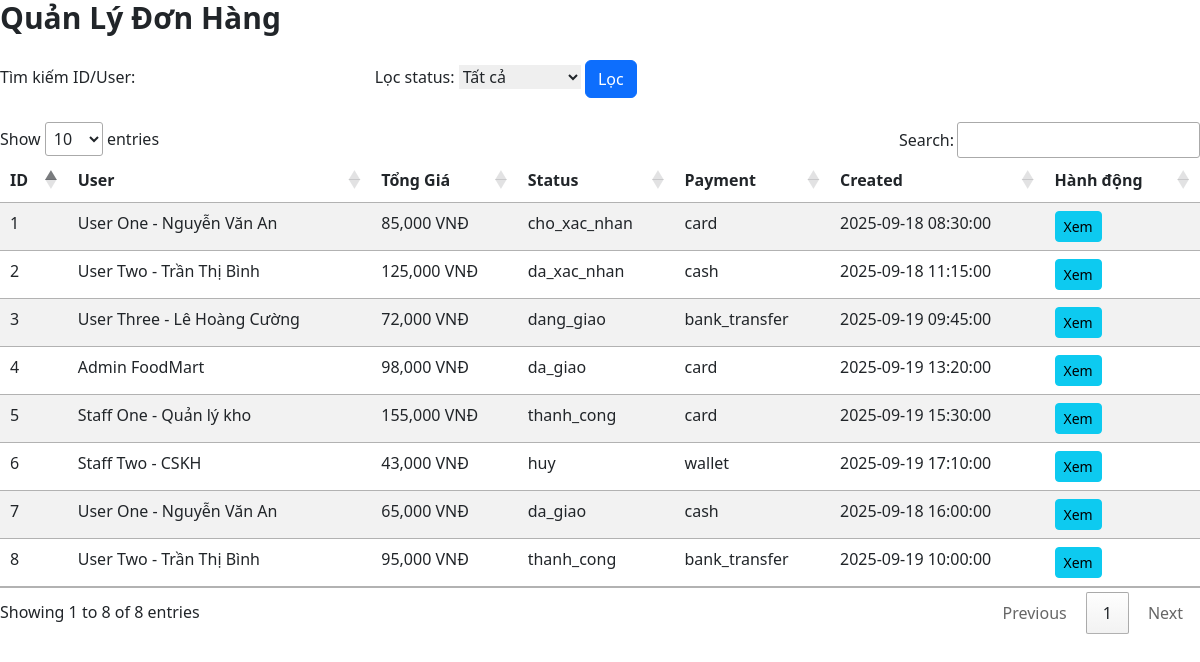
Page /admin/index.php?controller=order&action=list (signed in) on the committed database.
### tables this page shows
CREATE TABLE orders (
    id INT AUTO_INCREMENT PRIMARY KEY,
    user_id INT NULL,
    total_price DECIMAL(10,2) NOT NULL DEFAULT 0,
    shipping_fee DECIMAL(10,2) DEFAULT 0,
    discount DECIMAL(10,2) DEFAULT 0,
    status ENUM('cho_xac_nhan','da_xac_nhan','dang_giao','da_giao','thanh_cong','huy') DEFAULT 'cho_xac_nhan',
    payment_method ENUM('cash','card','bank_transfer','wallet') DEFAULT 'cash',
    payment_status ENUM('pending','completed','failed') DEFAULT 'pending',
    shipping_address TEXT NULL,
    note TEXT NULL,
    created_at TIMESTAMP DEFAULT CURRENT_TIMESTAMP,
    updated_at TIMESTAMP DEFAULT CURRENT_TIMESTAMP ON UPDATE CURRENT_TIMESTAMP,
    
     
    CONSTRAINT fk_orders_users 
        FOREIGN KEY (user_id) REFERENCES users(id) 
        ON DELETE SET NULL ON UPDATE CASCADE,
    
     
    INDEX idx_orders_user_id (user_id),
    INDEX idx_orders_status (status),
    INDEX idx_orders_payment_status (payment_status),
    INDEX idx_orders_created_at (created_at)
);

CREATE TABLE users (
    id INT AUTO_INCREMENT PRIMARY KEY,
    name VARCHAR(100) NOT NULL,
    email VARCHAR(150) NOT NULL UNIQUE,
    password VARCHAR(255) NOT NULL,
    role ENUM('user','admin','staff') DEFAULT 'user',
    phone VARCHAR(15) NULL,
    address TEXT NULL,
    status TINYINT(1) DEFAULT 1 COMMENT '1=active, 0=inactive',
    created_at TIMESTAMP DEFAULT CURRENT_TIMESTAMP,
    
     
    INDEX idx_users_role (role),
    INDEX idx_users_status (status),
    INDEX idx_users_email (email)
);

### admin/controllers/OrderController.php (called while the page is built, shortened)
<?php
require_once 'models/OrderModel.php';
class OrderController {
    private $model;
    public function __construct() {
        $this->model = new OrderModel();
    }
    public function list() {
        $keyword = $_GET['keyword'] ?? '';
        $status = $_GET['status'] ?? '';
        $orders = $this->model->search($keyword, $status);
        include 'views/orders/list.php';
    }
}
?>

### admin/config/database.php (called while the page is built)
<?php
class Database {
    private $host = 'localhost';
    private $dbname = 'foodmart_full_v1';
    private $username = 'root';
    private $password = '';
    private $pdo;
    public function __construct() {
        try {
            $this->pdo = new PDO(
                "mysql:host={$this->host};dbname={$this->dbname};charset=utf8mb4",
                $this->username,
                $this->password,
                [PDO::ATTR_ERRMODE => PDO::ERRMODE_EXCEPTION]
            );
        } catch (PDOException $e) {
            die("Database connection failed: " . $e->getMessage());
        }
    }
    public function getConnection() {
        return $this->pdo;
    }
}
$db = new Database();
?>

### admin/models/OrderModel.php (called while the page is built, shortened)
<?php
require_once 'config/database.php';
class OrderModel {
    private $db;
    public function __construct() {
        global $db;
        $this->db = $db->getConnection();
    }
    public function search($keyword = '', $status = '') {
        $sql = "
            SELECT o.*, u.name as user_name
            FROM orders o
            LEFT JOIN users u ON o.user_id = u.id
            WHERE 1=1
        ";
        $params = [];
        $sql .= " ORDER BY o.id DESC";
        $stmt = $this->db->prepare($sql);
        $stmt->execute($params);
        return $stmt->fetchAll(PDO::FETCH_ASSOC);
    }
}
?>

### admin/views/orders/list.php (the view, shortened to what this page needs)
<!DOCTYPE html>
<html lang="vi">
<head>
    <link href="https://cdn.jsdelivr.net/npm/bootstrap@5.3.0/dist/css/bootstrap.min.css" rel="stylesheet">
    <link href="https://cdn.jsdelivr.net/npm/tailwindcss@2.2.19/dist/tailwind.min.css" rel="stylesheet">
    <link href="https://cdn.datatables.net/1.10.25/css/jquery.dataTables.min.css" rel="stylesheet">
</head>
<body>
    <div class="content">
        <h1 class="text-3xl font-bold mb-6">Quản Lý Đơn Hàng</h1>
        <form method="GET" class="mb-4">
            <label>Tìm kiếm ID/User: <input type="text" name="keyword" value="<?= htmlspecialchars($keyword) ?>"></label>
            <label>Lọc status:
                <select name="status">
                    <option value="">Tất cả</option>
                </select>
            </label>
            <button type="submit" class="btn btn-primary">Lọc</button>
        </form>
        <table class="table table-striped" id="orderTable">
            <thead>
                <tr>
                    <th>ID</th>
                    <th>User</th>
                    <th>Tổng Giá</th>
                    <th>Status</th>
                    <th>Payment</th>
                    <th>Created</th>
                    <th>Hành động</th>
                </tr>
            </thead>
            <tbody>
                <?php foreach ($orders as $order): ?>
                <tr>
                    <td><?= $order['id'] ?></td>
                    <td><?= htmlspecialchars($order['user_name']) ?></td>
                    <td><?= number_format($order['total_price']) ?> VNĐ</td>
                    <td><?= $order['status'] ?></td>
                    <td><?= $order['payment_method'] ?></td>
                    <td><?= $order['created_at'] ?></td>
                    <td>
                        <a href="index.php?controller=order&action=view&id=<?= $order['id'] ?>" class="btn btn-sm btn-info">Xem</a>
                    </td>
                </tr>
                <?php endforeach; ?>
            </tbody>
        </table>
    </div>
</body>
</html>

### rows in the picture
orders: id "8", user.name "User Two - Trần Thị Bình", total_price "95,000", status "thanh_cong", payment_method "bank_transfer", created_at "2025-09-19 10:00:00"
orders: id "7", user.name "User One - Nguyễn Văn An", total_price "65,000", status "da_giao", payment_method "cash", created_at "2025-09-18 16:00:00"
orders: id "6", user.name "Staff Two - CSKH", total_price "43,000", status "huy", payment_method "wallet", created_at "2025-09-19 17:10:00"
orders: id "5", user.name "Staff One - Quản lý kho", total_price "155,000", status "thanh_cong", payment_method "card", created_at "2025-09-19 15:30:00"
orders: id "4", user.name "Admin FoodMart", total_price "98,000", status "da_giao", payment_method "card", created_at "2025-09-19 13:20:00"
orders: id "3", user.name "User Three - Lê Hoàng Cường", total_price "72,000", status "dang_giao", payment_method "bank_transfer", created_at "2025-09-19 09:45:00"
orders: id "2", user.name "User Two - Trần Thị Bình", total_price "125,000", status "da_xac_nhan", payment_method "cash", created_at "2025-09-18 11:15:00"
orders: id "1", user.name "User One - Nguyễn Văn An", total_price "85,000", status "cho_xac_nhan", payment_method "card", created_at "2025-09-18 08:30:00"
